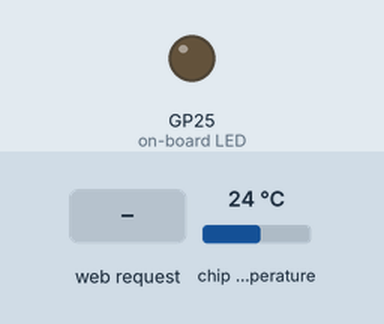
Simulated run of this program. Board: Raspberry Pi Pico running MicroPython. Parts: output pins drawn as LEDs (lit = HIGH). The test bench sets the inputs (shaded band); at power-on: chip temperature 24 °C. WiFi joins after 1.5 s; values from a settings file that is not in the repository are placeholders; what the program prints to the serial console is not drawn.

Above: at 3.2 s.
3.3 s: HTTP request GET /lighton? received
At 3.6 s:
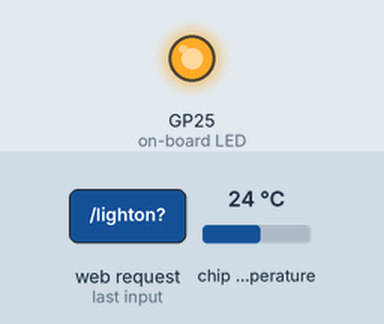
4.8 s: HTTP request GET /lightoff? received
At 5.9 s:
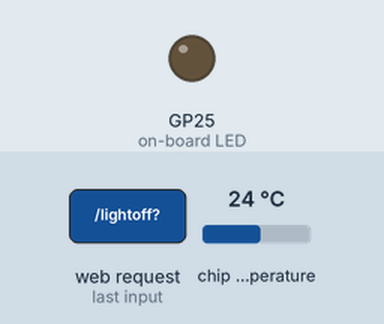
Timing chart, 0 to 7.8 s (numbered marks = the images above; inputs shaded):
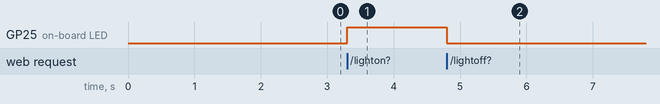

Measured:
- after the input at 3.3 s, GP25 (on-board LED): LOW → HIGH at once
- after the input at 4.8 s, GP25 (on-board LED): HIGH → LOW at once

The program:

web_server.py
```python
import network
import socket
from time import sleep
from picozero import pico_temp_sensor, pico_led
import machine
from secret import wifi_key


def connect():
    #Connect to Wlan
    wlan = network.WLAN(network.STA_IF)
    wlan.active(True)
    wlan.connect(ssid,password)
    while wlan.isconnected() == False:
        print('Waiting for connection...')
        sleep(1)
    ip = wlan.ifconfig()[0]
    print(f'Connected on {ip}')
    return ip

def open_socket(ip):
    adress = (ip,80)
    connection = socket.socket()
    connection.bind(adress)
    connection.listen(1)
    return connection

def webpage(temperature, state):
    html = f"""
            <!DOCTYPE html>
            <html>
            <body>
            <form action="./lighton">
                <input type="submit" value="Light on" />
            </form>
            <form action="./lightoff">
                <input type="submit" value="Light off" />
            </form>
             <form action="./stopserver">
                <input type="submit" value="server off" />
            </form>

            <p> LED is state {state}</p>
            <p> Temperature is {temperature}</p>
            </body>
            </html>
            """
    return str(html)

def serve(connection):
    state = 'OFF'
    pico_led.off()
    temperature = 0
    while True:
        client = connection.accept()[0]
        request = client.recv(1024)
        request = str(request)
        #print(request)
        try:
            request = request.split()[1]
        except IndexError:
            pass
        if request == '/lighton?':
            pico_led.on()
            state = 'ON'
        elif request =='/lightoff?':
            pico_led.off()
            state = 'OFF'
        elif request =='/stopserver?':
            pico_led.off()
            machine.reset()


        temperature = pico_temp_sensor.temp
        html = webpage(temperature, state)
        client.send(html)
        client.close()

ssid = 'Penthouse_2.4'
password = wifi_key

try:
    ip = connect()
    connection = open_socket(ip)
    serve(connection)
except KeyboardInterrupt:
    machine.reset()


    
```
